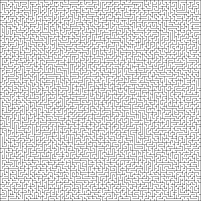
#> input picture 100100/100100.png, 201 x 201 px
$ python 'try shortest path.py'
#> lines starting #> are read from the running program, lines starting #| are printed output that depends on the picture
import cv2
import numpy as np
from PIL import ImageGrab
from PIL import Image

import os
import re
ppnn='100100'
img = Image.open(f'{ppnn}/{ppnn}.png')
#> img is the input picture: PIL image 201x201 RGBA; mean R, G, B, A 214.8, 214.8, 214.8, 255

Img = img.convert('L')
imggg=0
threshold = 240
table = []
for i in range(256):
    if i < threshold:
        table.append(0)
    else:
        table.append(1)
#圖片二值化
photo = Img.point(table, '1')
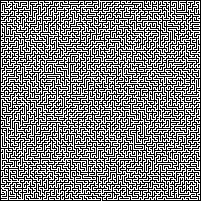
#> photo: PIL image 201x201 1; 49.5% white in thin lines or dots
photo.save(f"{ppnn}/{ppnn}dark.png")
img=cv2.imread(f'{ppnn}/{ppnn}dark.png')
#> img: shape (201, 201, 3); 49.5% white in thin lines or dots
t,rst=cv2.threshold(img,58,255,cv2.THRESH_BINARY)
cv2.imwrite(f'{ppnn}/{ppnn}dark.png',rst)

img=cv2.imread(f'{ppnn}/{ppnn}dark.png')
print(img.shape)
#| (201, 201, 3)
w,h,rgb=img.shape
#> w = 201; h = 201; rgb = 3
print(w)
#| 201
wb=[]
for h1 in np.arange(0,h):
    h2=[]
    for w1 in np.arange(0,w):
        if (img[h1][w1]==[0,0,0]).all():
            h2.append(1)
        else:
            h2.append(0)
    wb.append(h2)

wb[-2][wb[-1].index(0)]

#定義規則
import random

#終止
def ba(i1,i2):
    try:
        if (wb[i1-1][i2]+wb[i1+1][i2]+wb[i1][i2+1]+wb[i1][i2-1])==3:
            return False
    except:
        return True

def randomwsad(gg):
    #上下左右
    wsad=[[-1,0],[1,0],[0,-1],[0,1]]
    #隨機行走
    t1,t2=gg
    seq=[]
    if wb[t1-1][t2]==0 or wb[t1-1][t2]==99:
        seq.append(0)
    if wb[t1+1][t2]==0 or wb[t1-1][t2]==99:
        seq.append(1)
    if wb[t1][t2-1]==0 or wb[t1-1][t2]==99:
        seq.append(2)
    if wb[t1][t2+1]==0 or wb[t1-1][t2]==99:
        seq.append(3)
    return wsad[random.choice(seq)]

#起始位置
start1=[1,wb[0].index(0)]
#> start1 = [1, 99]
print(f'起點{start1}')
#| 起點[1, 99]
#把入口封住以免一開始就走出去
wb[0][wb[0].index(0)]=-10


while True:
    a=0
    gogo=start1
#> gogo = [1, 99]

    img = np.zeros((w,h,3), np.uint8)
    for i1 in np.arange(0,w):
        for i2 in np.arange(0,h):
            if wb[i1][i2]!=1:
                img[i1][i2]=255
            img[-2][wb[-1].index(0)]=0,0,255
            if wb[i1][i2]==3:
                img[i1][i2]=255,0,0

#> (the run stopped early here; a loop or call above may not have finished)
